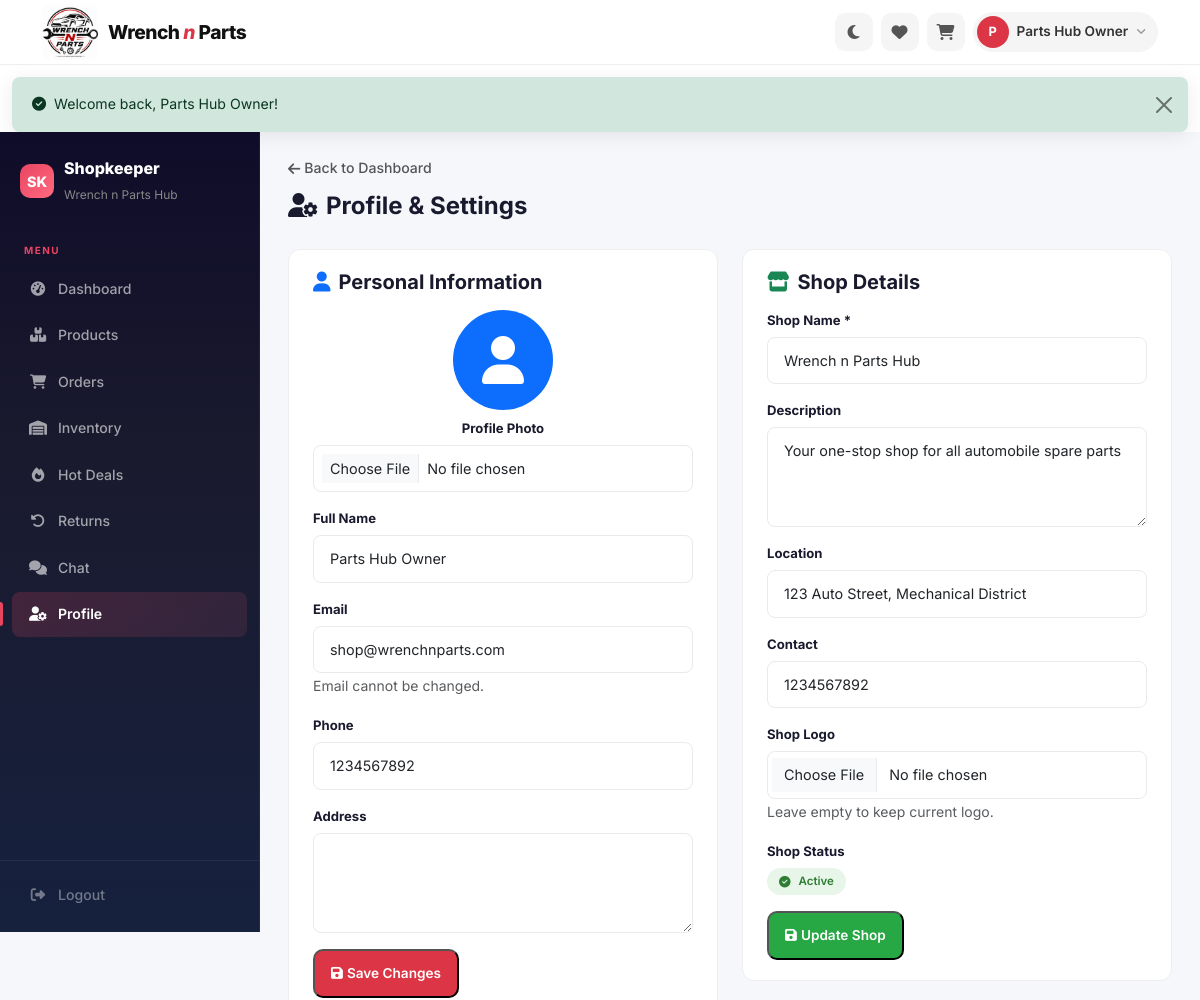
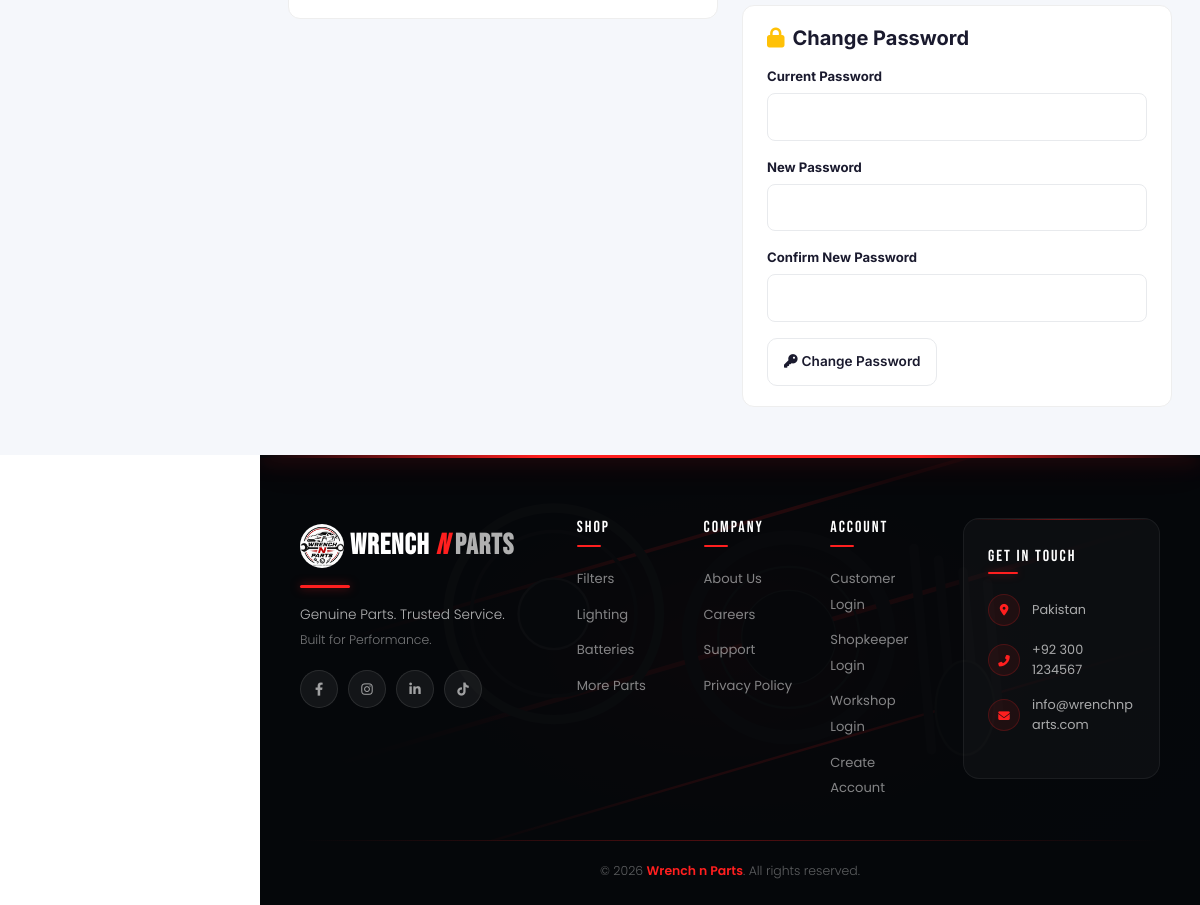
Screenshot of /legacy_php/shopkeeper/profile.php (signed in) with the database file from the repository (2 pictures, top to bottom).
### tables this page shows
CREATE TABLE users (
    user_id INT AUTO_INCREMENT PRIMARY KEY,
    name VARCHAR(100) NOT NULL,
    email VARCHAR(150) NOT NULL UNIQUE,
    password VARCHAR(255) NOT NULL,
    phone VARCHAR(20),
    address TEXT,
    role ENUM('customer','shopkeeper','workshop','admin','management') DEFAULT 'customer',
    status ENUM('pending','active','inactive','banned') DEFAULT 'pending',
    profile_image VARCHAR(255) DEFAULT NULL,
    created_at TIMESTAMP DEFAULT CURRENT_TIMESTAMP,
    updated_at TIMESTAMP DEFAULT CURRENT_TIMESTAMP ON UPDATE CURRENT_TIMESTAMP
);

CREATE TABLE shops (
    shop_id INT AUTO_INCREMENT PRIMARY KEY,
    user_id INT NOT NULL,
    shop_name VARCHAR(150) NOT NULL,
    description TEXT,
    location VARCHAR(255),
    contact VARCHAR(20),
    logo VARCHAR(255) DEFAULT NULL,
    status ENUM('active','inactive','pending') DEFAULT 'pending',
    created_at TIMESTAMP DEFAULT CURRENT_TIMESTAMP,
    FOREIGN KEY (user_id) REFERENCES users(user_id) ON DELETE CASCADE
);

### legacy_php/includes/config.php (called while the page is built, shortened)
<?php
$conn = new mysqli(DB_HOST, DB_USER, DB_PASS, DB_NAME);
$conn->set_charset("utf8mb4");
$conn->query("SET time_zone = '+05:00'");
if (!isset($_SESSION['user_id'])) {
    $logged_in = false;
    $current_user = null;
} else {
    $stmt = $conn->prepare("SELECT * FROM users WHERE user_id = ?");
    $stmt->bind_param("i", $_SESSION['user_id']);
    $stmt->execute();
    $result = $stmt->get_result();
    $current_user = $result->fetch_assoc();
    $logged_in = true;
}
function getFlash() {
    if (isset($_SESSION['flash'])) {
        $flash = $_SESSION['flash'];
        return $flash;
    }
    return null;
}
?>

### legacy_php/shopkeeper/profile.php (the view, shortened to what this page needs)
<?php
require_once __DIR__ . '/../includes/config.php';
$stmt = $conn->prepare("SELECT * FROM shops WHERE user_id = ?");
$stmt->bind_param("i", $current_user['user_id']);
$stmt->execute();
$shop = $stmt->get_result()->fetch_assoc();
$stmt = $conn->prepare("SELECT * FROM users WHERE user_id = ?");
$stmt->bind_param("i", $current_user['user_id']);
$stmt->execute();
$profile = $stmt->get_result()->fetch_assoc();
require_once __DIR__ . '/../includes/header.php';
?>
<div class="dash-layout">
    <div class="dash-sidebar">
        <div class="dash-sidebar-brand">
            <div class="dash-brand-icon">SK</div>
            <div>
                <div class="dash-brand-text">Shopkeeper</div>
                <small style="color:#888;font-size:0.75rem;"><?php echo $shop ? htmlspecialchars($shop['shop_name']) : 'No shop yet'; ?></small>
            </div>
        </div>
        <div class="dash-sidebar-label">Menu</div>
        <nav class="dash-nav">
            <a class="dash-nav-link" href="dashboard.php"><i class="fas fa-tachometer-alt"></i>Dashboard</a>
            <a class="dash-nav-link" href="products.php"><i class="fas fa-boxes-stacked"></i>Products</a>
            <a class="dash-nav-link" href="orders.php"><i class="fas fa-shopping-cart"></i>Orders</a>
            <a class="dash-nav-link" href="inventory.php"><i class="fas fa-warehouse"></i>Inventory</a>
            <a class="dash-nav-link" href="hot-deals.php"><i class="fas fa-fire"></i>Hot Deals</a>
            <a class="dash-nav-link" href="returns.php"><i class="fas fa-undo-alt"></i>Returns</a>
            <a class="dash-nav-link" href="chat.php"><i class="fas fa-comments"></i>Chat</a>
            <a class="dash-nav-link active" href="profile.php"><i class="fas fa-user-cog"></i>Profile</a>
        </nav>
        <div class="dash-sidebar-footer">
            <a class="dash-nav-link logout" href="<?php echo SITE_URL; ?>/logout.php"><i class="fas fa-sign-out-alt"></i>Logout</a>
        </div>
    </div>
    <div class="dash-main">
        <a href="<?php echo SITE_URL; ?>/shopkeeper/dashboard.php" style="color:#555;text-decoration:none;font-size:0.88rem;font-weight:500;display:inline-flex;align-items:center;gap:4px;margin-bottom:12px;"><i class="fas fa-arrow-left"></i> Back to Dashboard</a>
        <div class="dash-header">
            <h2 class="fw-bold"><i class="fas fa-user-cog me-2"></i>Profile & Settings</h2>
        </div>
        <div class="row g-4">
            <div class="col-lg-6">
                <div class="dash-card mb-4">
                    <div class="dash-card-body">
                        <h5 class="fw-bold mb-3"><i class="fas fa-user me-2 text-primary"></i>Personal Information</h5>
                        <form method="POST" enctype="multipart/form-data" class="form-modern">
                            <div class="text-center mb-3">
                                <?php if ($profile['profile_image']): ?>
                                    <img src="<?php echo SITE_URL . '/uploads/' . htmlspecialchars($profile['profile_image']); ?>" alt="Profile" class="rounded-circle mb-2" width="100" height="100" style="object-fit:cover;">
                                <?php else: ?>
                                    <div class="bg-primary text-white rounded-circle d-inline-flex align-items-center justify-content-center mb-2" style="width:100px;height:100px;">
                                        <i class="fas fa-user fa-3x"></i>
                                    </div>
                                <?php endif; ?>
                                <div>
                                    <label class="form-label fw-bold small">Profile Photo</label>
                                    <input type="file" name="profile_image" class="form-control form-control-sm" accept="image/*">
                                </div>
                            </div>
                            <div class="mb-3">
                                <label class="form-label fw-bold">Full Name</label>
                                <input type="text" name="name" class="form-control" value="<?php echo htmlspecialchars($profile['name']); ?>" required>
                            </div>
                            <div class="mb-3">
                                <label class="form-label fw-bold">Email</label>
                                <input type="email" class="form-control" value="<?php echo htmlspecialchars($profile['email']); ?>" disabled>
                                <small class="text-muted">Email cannot be changed.</small>
                            </div>
                            <div class="mb-3">
                                <label class="form-label fw-bold">Phone</label>
                                <input type="text" name="phone" class="form-control" value="<?php echo htmlspecialchars($profile['phone'] ?? ''); ?>">
                            </div>
                            <div class="mb-3">
                                <label class="form-label fw-bold">Address</label>
                                <textarea name="address" class="form-control" rows="3"><?php echo htmlspecialchars($profile['address'] ?? ''); ?></textarea>
                            </div>
                            <button type="submit" class="dash-btn-action dash-btn-primary"><i class="fas fa-save me-1"></i>Save Changes</button>
                        </form>
                    </div>
                </div>
            </div>
            <div class="col-lg-6">
                <div class="dash-card mb-4">
                    <div class="dash-card-body">
                        <h5 class="fw-bold mb-3"><i class="fas fa-store me-2 text-success"></i>Shop Details</h5>
                        <form method="POST" enctype="multipart/form-data" class="form-modern">
                            <div class="mb-3">
                                <label class="form-label fw-bold">Shop Name *</label>
                                <input type="text" name="shop_name" class="form-control" value="<?php echo htmlspecialchars($shop ? $shop['shop_name'] : ''); ?>" required>
                            </div>
                            <div class="mb-3">
                                <label class="form-label fw-bold">Description</label>
                                <textarea name="description" class="form-control" rows="3"><?php echo htmlspecialchars($shop ? $shop['description'] : ''); ?></textarea>
                            </div>
                            <div class="mb-3">
                                <label class="form-label fw-bold">Location</label>
                                <input type="text" name="location" class="form-control" value="<?php echo htmlspecialchars($shop ? $shop['location'] : ''); ?>">
                            </div>
                            <div class="mb-3">
                                <label class="form-label fw-bold">Contact</label>
                                <input type="text" name="contact" class="form-control" value="<?php echo htmlspecialchars($shop ? $shop['contact'] : ''); ?>">
                            </div>
                            <div class="mb-3">
                                <label class="form-label fw-bold">Shop Logo</label>
                                <input type="file" name="shop_logo" class="form-control" accept="image/*">
                                <?php if ($shop): ?>
                                    <small class="text-muted">Leave empty to keep current logo.</small>
                                <?php endif; ?>
                            </div>
                            <?php if ($shop): ?>
                                <div class="mb-3">
                                    <label class="form-label fw-bold">Shop Status</label>
                                    <div>
                                        <?php if ($shop['status'] === 'active'): ?>
                                            <span class="dash-badge dash-badge-green"><i class="fas fa-check-circle me-1"></i>Active</span>
                                        <?php elseif ($shop['status'] === 'pending'): ?>
                                            <span class="dash-badge dash-badge-orange"><i class="fas fa-clock me-1"></i>Pending Approval</span>
                                        <?php else: ?>
                                            <span class="dash-badge dash-badge-red"><i class="fas fa-times-circle me-1"></i>Inactive</span>
                                        <?php endif; ?>
                                    </div>
                                </div>
                            <?php endif; ?>
                            <button type="submit" class="dash-btn-action dash-btn-primary" style="background:#28a745;"><i class="fas fa-save me-1"></i><?php echo $shop ? 'Update Shop' : 'Create Shop'; ?></button>
                        </form>
                    </div>
                </div>
                <div class="dash-card">
                    <div class="dash-card-body">
                        <h5 class="fw-bold mb-3"><i class="fas fa-lock me-2 text-warning"></i>Change Password</h5>
                        <form method="POST" class="form-modern">
                            <div class="mb-3">
                                <label class="form-label fw-bold">Current Password</label>
                                <input type="password" name="current_password" class="form-control" required>
                            </div>
                            <div class="mb-3">
                                <label class="form-label fw-bold">New Password</label>
                                <input type="password" name="new_password" class="form-control" minlength="6" required>
                            </div>
                            <div class="mb-3">
                                <label class="form-label fw-bold">Confirm New Password</label>
                                <input type="password" name="confirm_password" class="form-control" minlength="6" required>
                            </div>
                            <button type="submit" class="dash-btn-action dash-btn-outline"><i class="fas fa-key me-1"></i>Change Password</button>
                        </form>
                    </div>
                </div>
            </div>
        </div>
    </div>
</div>

### legacy_php/includes/header.php (shortened to what this page needs)
<!DOCTYPE html>
<html lang="en">
<head>
    <link href="https://cdn.jsdelivr.net/npm/bootstrap@5.3.0/dist/css/bootstrap.min.css" rel="stylesheet">
    <link href="https://cdnjs.cloudflare.com/ajax/libs/font-awesome/6.4.0/css/all.min.css" rel="stylesheet">
    <link href="<?php echo SITE_URL; ?>/css/style.css?v=<?php echo filemtime(__DIR__ . '/../css/style.css'); ?>" rel="stylesheet" id="theme-css">
    <link href="<?php echo SITE_URL; ?>/css/responsive.css?v=<?php echo filemtime(__DIR__ . '/../css/responsive.css'); ?>" rel="stylesheet">
</head>
<body>
<header class="wnp-header" id="wnpHeader">
    <div class="container">
        <div class="wnp-header-inner">
            <a class="wnp-logo" href="<?php echo SITE_URL; ?>/index.php" id="wnpLogoLink">
                <img src="<?php echo SITE_URL; ?>/uploads/logo.png" alt="Wrench n Parts" class="wnp-logo-img" id="wnpLogoImg">
                <span class="wnp-logo-text">Wrench <span class="wnp-logo-accent">n</span> Parts</span>
            </a>
            <div class="wnp-header-right">
                <button id="theme-toggle" class="wnp-icon-btn" title="Toggle theme">
                    <i class="fas fa-moon"></i>
                </button>
                <?php if ($logged_in): ?>
                    <a class="wnp-icon-btn" href="<?php echo SITE_URL; ?>/customer/wishlist.php" title="Wishlist">
                        <i class="fas fa-heart"></i>
                    </a>
                    <a class="wnp-icon-btn" href="<?php echo SITE_URL; ?>/cart.php" title="Cart">
                        <i class="fas fa-shopping-cart"></i>
                    </a>
                    <div class="wnp-user-menu">
                        <button class="wnp-user-trigger" data-bs-toggle="dropdown">
                            <span class="wnp-user-circle"><?php echo strtoupper(substr($current_user['name'], 0, 1)); ?></span>
                            <span class="wnp-user-text"><?php echo htmlspecialchars($current_user['name']); ?></span>
                            <i class="fas fa-angle-down"></i>
                        </button>
                    </div>
                <?php endif; ?>
            </div>
        </div>
    </div>
</header>
<?php
$flash = getFlash();
if ($flash): ?>
<div class="flash-container">
    <div class="alert alert-<?php echo $flash['type']; ?> alert-dismissible fade show alert-modern" role="alert">
        <div class="d-flex align-items-center">
            <i class="fas fa-<?php echo $flash['type'] === 'success' ? 'check-circle' : ($flash['type'] === 'danger' ? 'exclamation-circle' : 'info-circle'); ?> me-2"></i>
            <?php echo htmlspecialchars($flash['message']); ?>
        </div>
        <button type="button" class="btn-close" data-bs-dismiss="alert"></button>
    </div>
</div>
<?php endif; ?>

### css/responsive.css (style rules this page uses)
html { -webkit-text-size-adjust: 100%; }
body { overflow-x: hidden; width: 100%; }
img, video, iframe, embed, canvas, svg { max-width: 100%; }
h1, h2, h3, h4, h5, h6, p, a, span, div, td, th, li { overflow-wrap: break-word; word-break: break-word; }
input, select, textarea, button { font-size: 16px; }
.wnp-header, .dash-layout, .admin-layout, .cust-navbar, .premium-footer, .hero-v2, .section-v2, .pd-wrapper, .bp-wrapper, .ck-page, .chat-page, .support-hero, .careers-hero, .about-hero, .privacy-hero { max-width: 100%; overflow-x: clip; }
@media (max-width: 1400px) { .dash-main { padding: 24px 28px; } }

### rows the page displays
users: name "P", name "Parts Hub Owner", email "shop@wrenchnparts.com", phone "1234567892"
shops: shop_name "Wrench n Parts Hub", description "Your one-stop shop for all automobile spare parts", location "123 Auto Street, Mechanical District", contact "1234567892"

### other values shown
$flash['message'] "Welcome back, Parts Hub Owner!"
